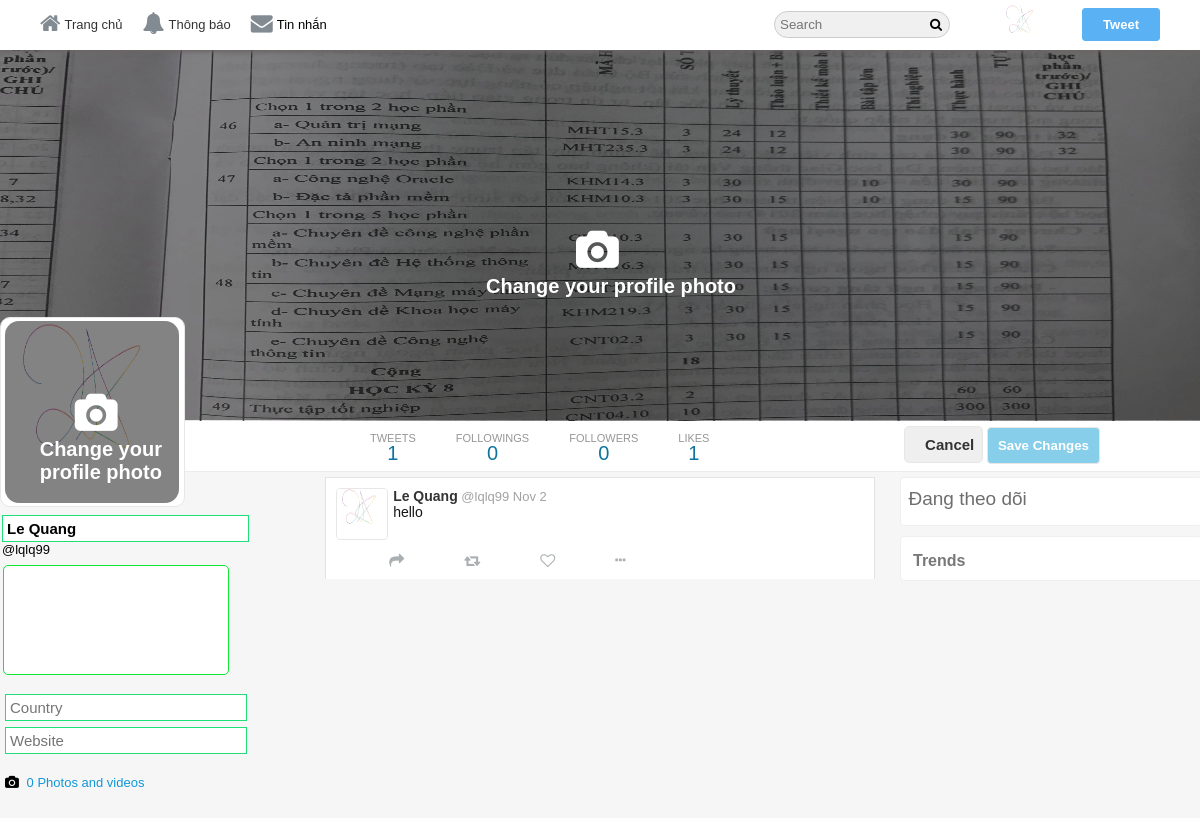
The page /profileEdit.php (signed in) on the database its author committed.
### tables this page shows
CREATE TABLE `users` (
  `user_id` int(11) NOT NULL,
  `username` varchar(40) NOT NULL,
  `email` varchar(255) NOT NULL,
  `password` varchar(32) NOT NULL,
  `screenName` varchar(40) NOT NULL,
  `profileImage` varchar(255) NOT NULL,
  `profileCover` varchar(255) NOT NULL,
  `following` int(11) NOT NULL,
  `followers` int(11) NOT NULL,
  `bio` varchar(140) NOT NULL,
  `country` varchar(255) NOT NULL,
  `website` varchar(255) NOT NULL
);

CREATE TABLE `tweets` (
  `tweetID` int(11) NOT NULL,
  `status` varchar(140) NOT NULL,
  `tweetBy` int(11) NOT NULL,
  `retweetID` int(11) NOT NULL,
  `retweetBy` int(11) NOT NULL,
  `tweetImage` varchar(255) NOT NULL,
  `likesCount` int(11) NOT NULL,
  `retweetCount` int(11) NOT NULL,
  `postedOn` datetime NOT NULL,
  `retweetMsg` varchar(140) NOT NULL
);

### core/init.php (called while the page is built, shortened)
<?php
	include 'database/connection.php';
	include 'classes/user.php';
	include 'classes/tweet.php';
	include 'classes/follow.php';
  	global $pdo;
  	$getFromU = new User($pdo);
  	$getFromT = new Tweet($pdo);
 ?>

### core/classes/user.php (called while the page is built, shortened)
	<?php
class User{
	protected $pdo;
 	public function __construct($pdo){
	    $this->pdo = $pdo;
	}
	public function userData($user_id){
		$stmt = $this->pdo->prepare('SELECT * FROM `users` WHERE `user_id` = :user_id');
		$stmt->bindParam(':user_id', $user_id, PDO::PARAM_INT);
		$stmt->execute();
		return $stmt->fetch(PDO::FETCH_OBJ);
	}
	public function loggedIn(){
		return (isset($_SESSION['user_id'])) ? true : false;
	}
	public function timeAgo($datetime){
		$time    = strtotime($datetime);
 		$current = time();
 		$seconds = $current - $time;
 		$minutes = round($seconds / 60);
		$hours   = round($seconds / 3600);
		$months  = round($seconds / 2600640);
		if($seconds <= 60){
			if($seconds == 0){
				return 'now';
			}else{
				return $seconds.'s';
			}
		}else if($minutes <= 60){
			return $minutes.'m';
		}else if($hours <= 24){
			return $hours.'h';
		}else if($months <= 12){
			return date('M j', $time);
		}else{
			return date('j M Y', $time);
		}
	}
}
?>

### profileEdit.php (the view, shortened to what this page needs)
<?php
	include 'core/init.php';
	$user_id = $_SESSION['user_id'];
	$user    = $getFromU->userData($user_id);
	$notify  = $getFromM->getNotificationCount($user_id);
?>
<!doctype html>
<html>
<head>
	<link rel="stylesheet" href="https://cdnjs.cloudflare.com/ajax/libs/font-awesome/4.6.3/css/font-awesome.css"/>
	<link rel="stylesheet" href="assets/css/style-complete.css"/>
</head>
<body>
<div class="wrapper">
<div class="header-wrapper">
<div class="nav-container">
	<div class="nav">
		<div class="nav-left">
			<ul>
			   <li><a href="<?php echo BASE_URL;?>"><i class="fa fa-home" aria-hidden="true"></i>Trang chủ</a></li>
				<?php if($getFromU->loggedIn()=== true){?>
					<li><a href="<?php echo BASE_URL;?>i/notifications"><i class="fa fa-bell" aria-hidden="true"></i>Thông báo<span id="notificaiton"><?php if($notify->totalN > 0){echo '<span class="span-i">'.$notify->totalN.'</span>';}?></span></a></li>
					<li id="messagePopup"><i class="fa fa-envelope" aria-hidden="true"></i>Tin nhắn<span id="messages"><?php if($notify->totalM > 0){echo '<span class="span-i">'.$notify->totalM.'</span>';}?></span></li>
				<?php }?>
			</ul>
		</div>
		<div class="nav-right">
			<ul>
				<li><input type="text" placeholder="Search" class="search"/><i class="fa fa-search" aria-hidden="true"></i>
				</li>
				<li class="hover"><label class="drop-label" for="drop-wrap1"><img src="<?php echo $user->profileImage;?>"/></label>
				</li>
				<li><label for="pop-up-tweet">Tweet</label></li>
			</ul>
		</div>
	</div>
</div>
</div>
<div class="profile-cover-wrap">
<div class="profile-cover-inner">
	<div class="profile-cover-img">
		<img src="<?php echo $user->profileCover;?>"/>
		<div class="img-upload-button-wrap">
			<div class="img-upload-button1">
				<label for="cover-upload-btn">
					<i class="fa fa-camera" aria-hidden="true"></i>
				</label>
				<span class="span-text1">
					Change your profile photo
				</span>
			</div>
		</div>
	</div>
</div>
<div class="profile-nav">
	<div class="profile-navigation">
		<ul>
			<li>
				<a href="#">
					<div class="n-head">
						TWEETS
					</div>
					<div class="n-bottom">
					  <?php $getFromT->countTweets($user_id); ?>
					</div>
				</a>
			</li>
			<li>
				<a href="#">
					<div class="n-head">
						FOLLOWINGS
					</div>
					<div class="n-bottom">
						<?php echo $user->following;?>
					</div>
				</a>
			</li>
			<li>
				<a href="#">
					<div class="n-head">
						FOLLOWERS
					</div>
					<div class="n-bottom">
						<?php echo $user->followers;?>
					</div>
				</a>
			</li>
			<li>
				<a href="#">
					<div class="n-head">
						LIKES
					</div>
					<div class="n-bottom">
						<?php $getFromT->countTweets($user_id); ?>
					</div>
				</a>
			</li>
		</ul>
		<div class="edit-button">
			<span>
				<button class="f-btn" type="button" onclick="window.location.href='<?php echo BASE_URL.$user->username;?>'" value="Cancel">Cancel</button>
			</span>
			<span>
				<input type="submit" id="save" value="Save Changes">
			</span>
		</div>
	</div>
</div>
</div>
<div class="in-wrapper">
<div class="in-full-wrap">
  <div class="in-left">
	<div class="in-left-wrap">
<div class="profile-info-wrap">
	<div class="profile-info-inner">
		<div class="profile-img">
			<img src="<?php echo $user->profileImage;?>"/>
			<div class="img-upload-button-wrap1">
			 <div class="img-upload-button">
				<label for="img-upload-btn">
					<i class="fa fa-camera" aria-hidden="true"></i>
				</label>
				<span class="span-text">
					Change your profile photo
				</span>
			  </div>
			</div>
		</div>
			    <form id="editForm" method="post" enctype="multipart/Form-data">
  				<div class="profile-name-wrap">
					<div class="profile-name">
						<input type="text" name="screenName" value="<?php echo $user->screenName;?>"/>
					</div>
					<div class="profile-tname">
						@<?php echo $user->username;?>
					</div>
				</div>
				<div class="profile-bio-wrap">
					<div class="profile-bio-inner">
						<textarea class="status" name="bio"><?php echo $user->bio;?></textarea>
					</div>
				</div>
					<div class="profile-extra-info">
					<div class="profile-extra-inner">
						<ul>
							<li>
								<div class="profile-ex-location">
									<input id="cn" type="text" name="country" placeholder="Country" value="<?php echo $user->country;?>" />
								</div>
							</li>
							<li>
								<div class="profile-ex-location">
									<input type="text" name="website" placeholder="Website" value="<?php echo $user->website;?>"/>
								</div>
							</li>
 				</form>
					</div>
				</div>
				<div class="profile-extra-footer">
					<div class="profile-extra-footer-head">
						<div class="profile-extra-info">
							<ul>
								<li>
									<div class="profile-ex-location-i">
										<i class="fa fa-camera" aria-hidden="true"></i>
									</div>
									<div class="profile-ex-location">
										<a href="#">0 Photos and videos </a>
									</div>
								</li>
							</ul>
						</div>
					</div>
				</div>
			</div>
		</div>
	</div>
</div>
<div class="in-center">
	<div class="in-center-wrap">
	<?php
	   $tweets = $getFromT->getUserTweets($user_id);
		 foreach ($tweets as $tweet) {
			$likes        = $getFromT->likes($user_id, $tweet->tweetID);
			$retweet      = $getFromT->checkRetweet($tweet->tweetID, $user_id);
			$user         = $getFromT->userData($tweet->retweetBy);
   			echo '<div class="all-tweet">
					<div class="t-show-wrap">
					 <div class="t-show-inner">
   							'.(((isset($retweet['retweetID'])) ? $retweet['retweetID'] === $tweet->retweetID or $tweet->retweetID > 0 : '') ? '
	 							<div class="t-show-popup" data-tweet="'.$tweet->tweetID.'" data-user="'.$tweet->tweetBy.'">
										<span><i class="fa fa-retweet" aria-hidden="true"></i></span><span>'.$user->screenName.'. Retweeted</span>
								</div>' : '').'
					 		 '.(((isset($retweet['retweetMsg'])) ? !empty($retweet['retweetMsg']) && $tweet->tweetID === $retweet['tweetID'] or $tweet->retweetID > 0 : '') ? '<div class="t-show-head">
								<img src="'.$user->profileImage.'"/>
									<span><a href="'.BASE_URL.$user->username.'">'.$user->screenName.'</a></span>
									<span>@'.$user->username.' </span>
									<span>'.$getFromT->timeAgo($retweet['postedOn']).'</span>
									'.$getFromT->getTweetLinks($tweet->retweetMsg).'
									'.((!empty($tweet->tweetImage)) ? '
										<img src="'.$tweet->tweetImage.'"/>
									</div>' : '').'
											<span><a href="#">'.$tweet->screenName.'</a></span>
											<span>@'.$tweet->username.'</span>
											<span>'.$getFromT->timeAgo($tweet->postedOn).'</span>
											'.$getFromT->getTweetLinks($tweet->status).'
						' : '
							<div class="t-show-popup" data-tweet="'.$tweet->tweetID.'" data-user="'.$tweet->tweetBy.'">
								<div class="t-show-head">
									<div class="t-show-img">
										<img src="'.$tweet->profileImage.'"/>
									</div>
									<div class="t-s-head-co	ntent">
										<div class="t-h-c-name">
											<span><a href="'.BASE_URL.$tweet->username.'">'.$tweet->screenName.'</a></span>
											<span>@'.$tweet->username.'</span>
											<span>'.$getFromT->timeAgo($tweet->postedOn).'</span>
										</div>
										<div class="t-h-c-dis">
											'.$getFromT->getTweetLinks($tweet->status).'
										</div>
									</div>
								</div>'.
							 ((!empty($tweet->tweetImage)) ?
						       '<div class="t-show-body">
										     <img src="'.$tweet->tweetImage.'" class="imagePopup" data-tweet="'.$tweet->tweetID.'" data-user="'.$tweet->tweetBy.'"/>
								   </div>' : '' ) .'
				       </div>').'
						<div class="t-show-footer">
							<div class="t-s-f-right">
								<ul>
									<li><button><i class="fa fa-share" aria-hidden="true"></i></button></li>
									<li>'.(((isset($retweet['retweetID'])) ? $tweet->tweetID === $retweet['retweetID'] OR $user_id === $retweet['retweetBy'] : '')  ?
										''.$tweet->tweetID.''.$tweet->tweetBy.''.(($tweet->retweetCount > 0) ? $tweet->retweetCount : '').'' :
										'<button class="retweet" data-tweet="'.$tweet->tweetID.'" data-user="'.$tweet->tweetBy.'"><i class="fa fa-retweet" aria-hidden="true"></i><span class="retweetsCount">'.(($tweet->retweetCount > 0) ? $tweet->retweetCount : '').'</span></button>').'
									</li>
									<li>'.(((isset($likes['likeOn'])) ? $likes['likeOn'] == $tweet->tweetID : '') ?
										''.$tweet->tweetID.''.$tweet->tweetBy.''.(($tweet->likesCount > 0) ? $tweet->likesCount : '').'' :
										'<button class="like-btn" data-tweet="'.$tweet->tweetID.'" data-user="'.$tweet->tweetBy.'"><i class="fa fa-heart-o" aria-hidden="true"></i><span class="likesCounter">'.(($tweet->likesCount > 0) ? $tweet->likesCount : '').'</span></button>').'
									</li>
									'.(($tweet->tweetBy === $user_id) ? '
									<li>
										<a href="#" class="more"><i class="fa fa-ellipsis-h" aria-hidden="true"></i></a>
										  <li><label class="deleteTweet" data-tweet="'.$tweet->tweetID.'">Xoá Tweet</label></li>
									</li>' : '').'
								</ul>
							</div>
						</div>
					</div>
				</div>
			</div>';
		}
		?>
	</div>
</div>
<div class="in-right">
	<div class="in-right-wrap">
 	<?php $getFromT->trends(); ?>
	</div>
</div>
   </div>
</body>
</html>

### core/classes/tweet.php (shortened to what this page needs)
	<?php
class Tweet extends User{
 	public function __construct($pdo){
		$this->pdo = $pdo;
	}
	public function getUserTweets($user_id){
		$stmt = $this->pdo->prepare("SELECT * FROM `tweets` LEFT JOIN `users` ON `tweetBy` = `user_id` WHERE `tweetBy` = :user_id AND `retweetID` = '0' OR `retweetBy` = :user_id ORDER BY `tweetID` DESC");
		$stmt->bindParam(":user_id", $user_id, PDO::PARAM_INT);
		$stmt->execute();
		return $stmt->fetchAll(PDO::FETCH_OBJ);
	}
	public function getTweetLinks($tweet){
		$tweet = preg_replace("/(https?:\/\/)([\w]+.)([\w\.]+)/", "<a href='$0' target='_blink'>$0</a>", $tweet);
		$tweet = preg_replace("/#([\w]+)/", "<a href='http://localhost/logisc/hashtag/$1'>$0</a>", $tweet);
		$tweet = preg_replace("/@([\w]+)/", "<a href='http://localhost/logisc/$1'>$0</a>", $tweet);
		return $tweet;
	}
	public function countTweets($user_id){
		$stmt = $this->pdo->prepare("SELECT COUNT(`tweetID`) AS `totalTweets` FROM `tweets` WHERE `tweetBy` = :user_id AND `retweetID` = '0' OR `retweetBy` = :user_id");
		$stmt->bindParam(":user_id", $user_id, PDO::PARAM_INT);
		$stmt->execute();
		$count = $stmt->fetch(PDO::FETCH_OBJ);
		echo $count->totalTweets;
	}
	public function trends(){
		echo '<div class="trend-wrapper"><div class="trend-inner"><div class="trend-title"><h3>Trends</h3></div>';
		echo '</div></div>';
	}
}
?>

### rows shown on the page
users: profileImage (picture), profileCover (picture), following "0", followers "0", screenName "Le Quang", username "lqlq99"
tweets: users.profileImage (picture), users.screenName "Le Quang", users.username "lqlq99", postedOn "Nov 2", status "hello"

### other values the page prints
$count->totalTweets "1 1"
